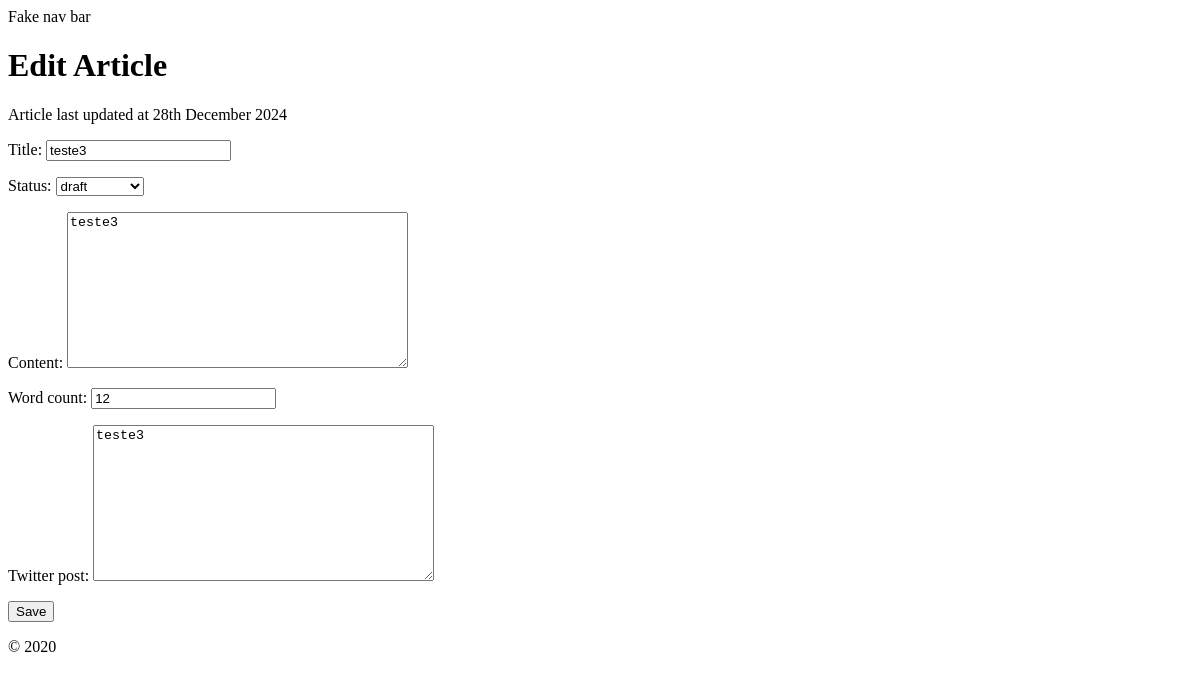
Before: /articles/2/update/ with the older database file.
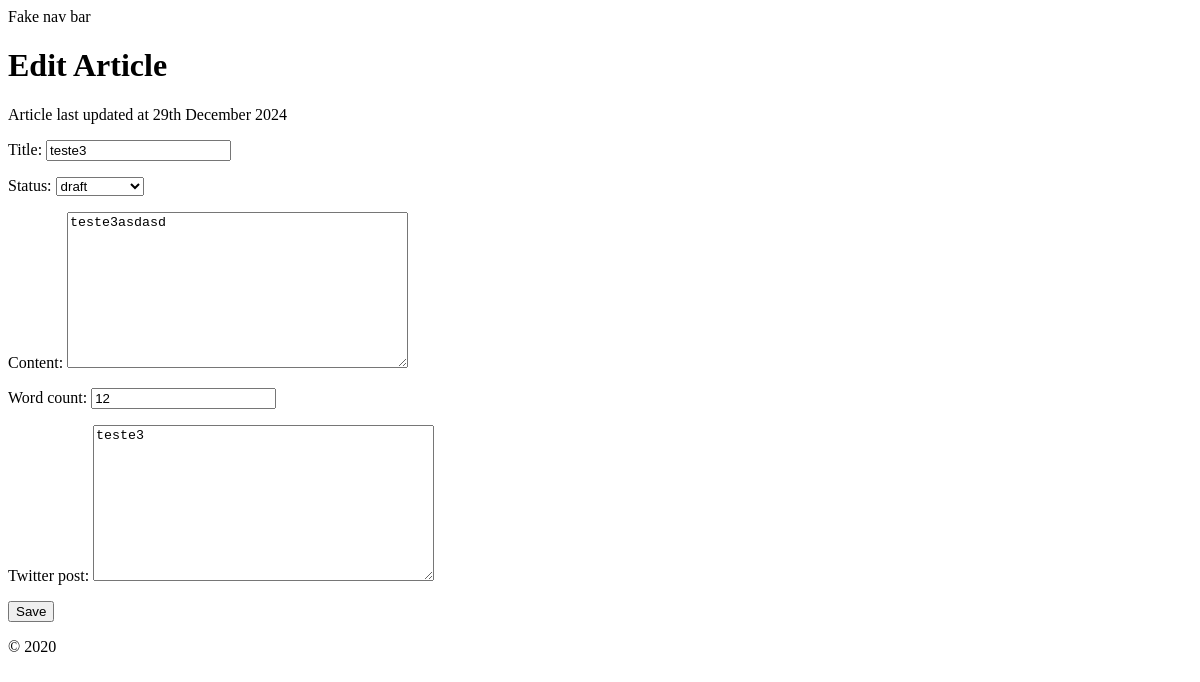
After: the same page with the newer database file.
### app/models.py (models this page shows)
class Article(models.Model):
    title = models.CharField(max_length=100)
    content = models.TextField(blank=True, default="")
    word_count = models.IntegerField()
    twitter_post = models.TextField(blank=True, default="")
    status = models.CharField(
        max_length=20,
        choices=ARTICLE_STATUS,
        default=ARTICLE_STATUS[0][0],
    )
    created_at = models.DateTimeField(auto_now_add=True)
    updated_at = models.DateTimeField(auto_now=True)

### app/views.py (the view)
# urls.py: path("<int:pk>/update/", ArticleUpdateView.as_view(), name="article_update"),
class ArticleUpdateView(UpdateView):
    template_name = "app/article_update.html"
    model = Article
    fields = ["title", "status", "content", "word_count", "twitter_post"]
    success_url = reverse_lazy("home")
    context_object_name = "article"

### templates/app/article_update.html (shortened to what this page needs)
{% extends 'app/base.html' %}
{% block content %}
  <h1>Edit Article</h1>
  <p>Article last updated at {{ article.updated_at|date:'jS F Y' }}</p>
  <form method="POST">
    {{ form.as_p }}
    <button type="submit">Save</button>
  </form>
{% endblock %}

Changed rows visible on the page:
changed Article "teste3": updated_at "28th December 2024" → "29th December 2024"; content "teste3" → "teste3asdasd"
